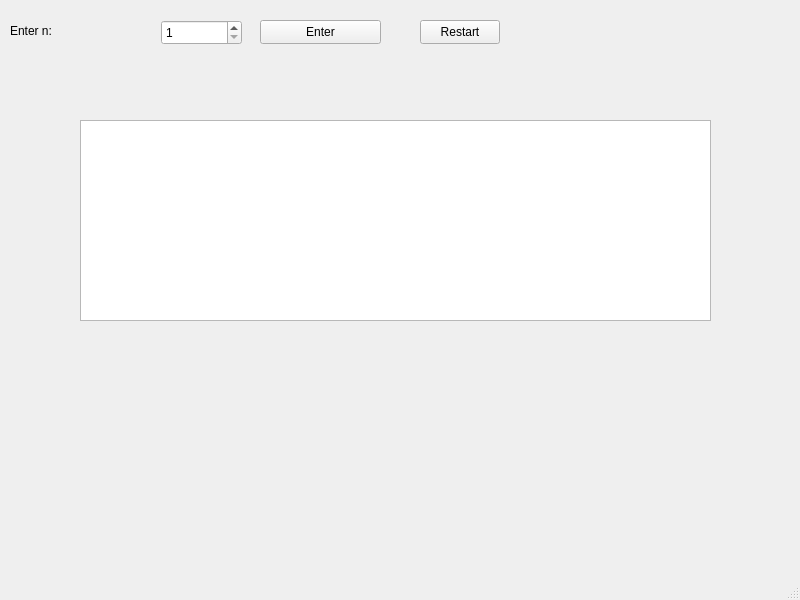
<?xml version="1.0" encoding="UTF-8"?>
<ui version="4.0">
 <class>MainWindow</class>
 <widget class="QMainWindow" name="MainWindow">
  <property name="geometry">
   <rect>
    <x>0</x>
    <y>0</y>
    <width>800</width>
    <height>600</height>
   </rect>
  </property>
  <property name="windowTitle">
   <string>MainWindow</string>
  </property>
  <widget class="QWidget" name="centralwidget">
   <widget class="QSpinBox" name="spinBox">
    <property name="geometry">
     <rect>
      <x>161</x>
      <y>20</y>
      <width>81</width>
      <height>25</height>
     </rect>
    </property>
    <property name="minimum">
     <number>1</number>
    </property>
    <property name="maximum">
     <number>2147483647</number>
    </property>
   </widget>
   <widget class="QPushButton" name="pushButton_enter">
    <property name="geometry">
     <rect>
      <x>260</x>
      <y>20</y>
      <width>121</width>
      <height>24</height>
     </rect>
    </property>
    <property name="text">
     <string>Enter</string>
    </property>
   </widget>
   <widget class="QLabel" name="Message">
    <property name="geometry">
     <rect>
      <x>10</x>
      <y>20</y>
      <width>131</width>
      <height>21</height>
     </rect>
    </property>
    <property name="text">
     <string>Enter n:</string>
    </property>
   </widget>
   <widget class="QPushButton" name="pushButton_restart">
    <property name="geometry">
     <rect>
      <x>420</x>
      <y>20</y>
      <width>80</width>
      <height>24</height>
     </rect>
    </property>
    <property name="text">
     <string>Restart</string>
    </property>
   </widget>
   <widget class="QLabel" name="label_n">
    <property name="geometry">
     <rect>
      <x>80</x>
      <y>80</y>
      <width>121</width>
      <height>16</height>
     </rect>
    </property>
    <property name="text">
     <string/>
    </property>
   </widget>
   <widget class="QTextEdit" name="textEdit">
    <property name="enabled">
     <bool>true</bool>
    </property>
    <property name="geometry">
     <rect>
      <x>80</x>
      <y>120</y>
      <width>631</width>
      <height>201</height>
     </rect>
    </property>
    <property name="autoFillBackground">
     <bool>false</bool>
    </property>
    <property name="readOnly">
     <bool>true</bool>
    </property>
   </widget>
   <widget class="QLabel" name="label_speed">
    <property name="geometry">
     <rect>
      <x>50</x>
      <y>340</y>
      <width>351</width>
      <height>71</height>
     </rect>
    </property>
    <property name="text">
     <string/>
    </property>
   </widget>
   <widget class="QLabel" name="label_ans">
    <property name="geometry">
     <rect>
      <x>40</x>
      <y>440</y>
      <width>171</width>
      <height>51</height>
     </rect>
    </property>
    <property name="text">
     <string/>
    </property>
   </widget>
  </widget>
  <widget class="QMenuBar" name="menubar">
   <property name="geometry">
    <rect>
     <x>0</x>
     <y>0</y>
     <width>800</width>
     <height>21</height>
    </rect>
   </property>
  </widget>
  <widget class="QStatusBar" name="statusbar"/>
 </widget>
 <resources/>
 <connections/>
</ui>
